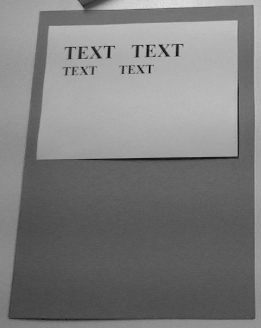
#> input picture examples/image_gray.png, 261 x 328 px
$ python example2.py   (older library calls are emulated)
#> lines starting #> are read from the running program, lines starting #| are printed output that depends on the picture
#> further down, image is the input picture: shape (328, 261); min 6, max 225, mean 124.5
### skgtimage/utils/quickshift.py
import numpy as np
import time
import skimage; from skimage import segmentation


def quickshift(image,ratio,mc=False,roi=None,verbose=False):
    """
    Apply quickshift segmentation to input image (within region of interest)

    :param image: input image
    :param ratio: ratio parameter considered in scikit-image quickshift
    :param mc: whether image is multi-component or not (color in our case)
    :param verbose:
    :return: labelled image (numpy array), where each label corresponds to a specific value
    """
#> called with ratio = 0.7, mc = False, verbose = False
    input_image=image
    if mc is False:
        input_image=np.dstack((image,image,image))

    t0=time.clock()
    label=skimage.segmentation.quickshift(input_image,ratio=ratio)
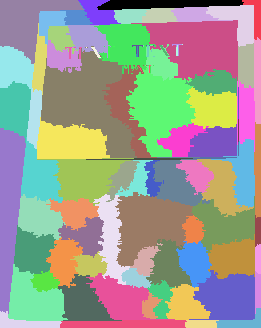
#> label: shape (328, 261) int64; 87 distinct labels, from 0 to 86; one colour per label, 0 black
    t1 = time.clock()
    if verbose:
        print("Cpu time (sec): " , t1-t0)

    if roi is not None:
        label+=1
        label=np.ma.array(label, mask=np.logical_not(roi)).filled(0)

    return label

### skgtimage/core/factory.py
import re,itertools
import numpy as np
import scipy as sp; from scipy import ndimage
import networkx as nx
from skgtimage.core.topology import topological_graph_from_regions
from skgtimage.core.photometry import photometric_graph_from_regions

def __analyze_sentence__(g,desc) :
    operators=re.findall('<|>|=',desc)
    operands=re.split('<|>|=',desc)
    multioperands=[ re.split(',',o) for o in operands]
    for operands in multioperands:
        for o in operands : g.add_node(o)
    for i in range(0,len(operators)):
        operator=operators[i]
        left_operands=multioperands[i]
        right_operands=multioperands[i+1]
        if operator == '<':
            for l,r in itertools.product(left_operands,right_operands):
                g.add_edge(l,r)
        elif operator == '=':
            for l,r in itertools.product(left_operands,right_operands):
                g.add_edge(l,r)
                g.add_edge(r,l)
        elif operator == '>':
            for l,r in itertools.product(left_operands,right_operands):
                g.add_edge(r,l)

def from_string(desc,g=None):
#> called with desc = 'text<paper<file'
    if g is None: g=nx.DiGraph()
    #Remove spaces
    nospace_desc=re.sub(' ','',desc)
    #Remove == -> =
    nospace_desc=re.sub('==','=',nospace_desc)
    #Split into sentences (separator is ';')
    descs=re.split(';',nospace_desc)
    #Analyze each sub-string
    for d in descs : __analyze_sentence__(g,d)
    #Return
    return g


# [81 lines left out: functions from_regions, from_labelled_image, manage_boundaries, labelled_image2regions, not called in this run]

### skgtimage/utils/recognition.py
from skgtimage.core.graph import relabel_nodes
from skgtimage.core.photometry import grey_levels
from skgtimage.core.filtering import size_filtering,merge_photometry_gray,merge_photometry_color
from skgtimage.core.isomorphism import common_subgraphisomorphisms
from skgtimage.core.criterion import best_common_subgraphisomorphism
from skgtimage.core.propagation import propagate
from skgtimage.core.factory import from_string,from_labelled_image
from skgtimage.core.background import remove_background
from skgtimage.utils.rag import rag_merge,rag_merge_until_commonisomorphism
from skgtimage.utils.color import rgb2chsv


import time
import copy
import numpy as np

class RecognitionException(Exception):
    def __init__(self,recognizer,message):
        self.recognizer=recognizer
        self.message=message

def recognize(image, label, t_desc, p_desc, mc=False, roi=None, min_size=None, bg=False, bound_thickness=0, rag=None, merge=None, verbose=False):
    """
        Compute and return identified regions, specified in qualitative descriptions (t_desc, p_desc), from the provided over-segmentation (label) of the image (image)

        :param image: input image (numpy array), can be 2D, 3D, grayscale, color
        :param label: input oversegmentation (numpy array)
        :param t_desc: description of inclusion relationships (string)
        :param p_desc: description of photometric relationships (string)
        :param mc: specifies if image is multi-component (True - color in our case) or not (False - grayscale).
        :param roi: region of interest (numpy array), corresponding to non zeros.
        :param min_size: minimum size (in pixels) of considered regions. Regions smaller than min_size are removed.
        :param bg: specifies whether background must be removed
        :param bound_thickness: thickness of the enveloppe surrounding the roi (if roi is not none)
        :param rag: if not None, a preliminary merging of photometrically similar neighboring regions is performed. The parameter specifies the similarity threshold (threshold the in merge_hierarchical function of scikit-image)
        :param merge: if not None, a preliminary merging of photometrically similar regions is performed (not necessarily neighboring regions). The parameter specifies the number of finally expected regions.
        :param verbose: if True, details of the procedure are printed
        :return: a mapping "id - regions" (python mapping type - dictionnary) and the object in charge of managing the entire procedure. "id" are names specified in the description (t_desc, p_desc), regions are "binary images" (numpy array). The object embedded many intermediate informations (e.g. graphs, isomorphisms,...)

    """
    #Create recognizer instance and trigger recognition
    recognizer = Recognizer(image, label, t_desc, p_desc, mc, roi, min_size, bg, bound_thickness, rag, merge, verbose)
    recognizer.process()
    #Retrieve regions and return them for external use not requiring 'recognizer'
    id2regions = {}
    if recognizer.relabelled_final_t_graph is not None:
        for n in recognizer.relabelled_final_t_graph.nodes():
            id2regions[n] = recognizer.relabelled_final_t_graph.get_region(n)
    return id2regions,recognizer


class Recognizer:
    def __init__(self, image,label, t_desc, p_desc,mc=False,roi=None,size_min=None,bg=False,bound_thickness=0,prerag=None,premnoragmerging=None,verbose=False):
        """

        :param image: input image (color or gray, nd)
        :param label: labelled image
        :param t_desc: string
        :param p_desc: string
        :param mc: True is color, False otherwise
        :param roi: region of interest
        :param bound_thickness: thickness of the boundary to be added (none if thickness is 0)
        """
        #Model
        self.t_desc,self.p_desc=t_desc,p_desc
        self.ref_t_graph,self.ref_p_graph=from_string(self.t_desc),from_string(self.p_desc)
        #Context
        self.mc=mc
        self.raw_image=image
        self.image=image
        if mc : #input color image
            self.image=0.2125*image[:,:,0]+ 0.7154*image[:,:,1]+0.0721*image[:,:,2]
        self.label=label
        self.spatial_dim=len(self.label.shape)
#> self.spatial_dim = 2
        #Optional elements
        self.roi=roi
        self.bound_thickness=bound_thickness
        self.size_min=size_min
        self.remove_background=bg
        self.verbose=verbose
        self.pre_ragmerging=prerag
        self.pre_photmerging=premnoragmerging
        # Produced intermediate labelling (simplification of the initial labelled image)
        self.label_pre_rag= None
        self.label_pre_photomerge = None
        # Produced intermediate operations (strings), labelled image and graphs
        self.intermediate_operations=[]
        self.intermediate_labels=[]
        self.intermediate_graphs=[]
        self.operation_step=0

        self.t_graph, self.p_graph = None, None  # Graphs for computing isomorphisms and merging, can be after rag, filt, background removal
        #Common isomorphisms and best isomorphism
        self.common_isomorphisms=None
        self.matching, self.eies=None,None
        #Merging
        self.ordered_merges=None
        #Final result
        self.final_t_graph,self.final_p_graph=None,None
        self.relabelled_final_t_graph, self.relabelled_final_p_graph = None, None
        #Runtimes
        self.action2runtime={}

    def preliminary_processing(self):

        if self.pre_ragmerging is not None:
            if self.verbose: print("Preprocessing: RAG merging")
            #self.label_pre_rag=np.copy(self.label)
            self.label=rag_merge(self.raw_image, self.label, self.pre_ragmerging, self.mc, self.roi)
            self.intermediate_operations+=[str(self.operation_step)+"_After_preliminary_RAG_merging"]
            self.intermediate_labels+= [np.copy(self.label)]
            self.intermediate_graphs+=[None]
            self.operation_step+=1


        if self.pre_photmerging is not None:
            if self.verbose: print("Preprocessing: Photometry merging")
            #self.label_pre_photomerge = np.copy(self.label)
            nb = len(grey_levels(self.label))
            times = nb - self.pre_photmerging
            if self.mc is True:
                tmp_chsv=rgb2chsv(self.raw_image)
                self.label = merge_photometry_color(tmp_chsv, self.label, self.roi, times, self.verbose)
            else:
                self.label = merge_photometry_gray(self.raw_image, self.label, times)

            self.intermediate_operations += [str(self.operation_step) + "_After_preliminary_Photometry_merging"]
            self.intermediate_labels += [np.copy(self.label)]
            self.intermediate_graphs += [None]
            self.operation_step += 1


    def process(self):
        #Initial status
        self.intermediate_operations+=[str(self.operation_step)+"_Initial"]
        self.intermediate_labels+= [np.copy(self.label)]
        self.intermediate_graphs+=[None]
        self.operation_step+=1

        #Step -1: preliminary rag merging (cut threshold)
        self.preliminary_processing()

        #Step 0: built graphs from label
        t0 = time.clock()
        self.t_graph, self.p_graph=from_labelled_image(self.image,self.label,self.roi,self.bound_thickness,self.bound_thickness)
        t1 = time.clock()
        self.action2runtime["Build."]=t1-t0

        self.intermediate_operations+=[str(self.operation_step)+"_Initial_graph"]
        self.intermediate_labels+= [np.copy(self.label)]
        self.intermediate_graphs+=[(copy.deepcopy(self.t_graph),copy.deepcopy(self.p_graph))]
        self.operation_step+=1

        #Step 1: merge adjacent region until at least one common isomorphism is found
        self.rag_merging()
        #Step 2: size filtering by removing region smaller than self.size_min (in pixels)
        if self.size_min is not None:
            self.filtering()
        #Step 3: remove background
        if self.remove_background:
            self.extract_from_background()
        #Step 4: compute common iso and best iso
        self.compute_common_iso()
        #Step 5: merge region and relabelled graph nodes to identify each expected region
        self.compute_merge()


    def build_graphs(self):
        self.t_graph, self.p_graph=from_labelled_image(self.image,self.label,self.roi,self.bound_thickness,self.bound_thickness)

    # [62 lines left out: functions rag_merging, filtering, extract_from_background, compute_common_iso, compute_merge, not called in this run]

### skgtimage/utils/rag.py
import numpy as np
from skgtimage.core.isomorphism import common_subgraphisomorphisms
from skimage.future import graph as skimage_graph
from skgtimage.core.factory import from_labelled_image


# [25 lines left out: function __weight_mean_color__, not called in this run]


def __merge_mean_color__(graph, src, dst):
    """
    From skimage
    Callback called before merging two nodes of a mean color distance graph.

    This method computes the mean color of `dst`.

    Parameters
    ----------
    graph : RAG
        The graph under consideration.
    src, dst : int
        The vertices in `graph` to be merged.
    """
    graph.node[dst]['total color'] += graph.node[src]['total color']
    graph.node[dst]['pixel count'] += graph.node[src]['pixel count']
    graph.node[dst]['mean color'] = (graph.node[dst]['total color'] / graph.node[dst]['pixel count'])

def rag_merge(image,labelled,threshold,mc=False,roi=None):

#> called with threshold = 20, mc = False
    rgb=image
    if mc == False:
        rgb = np.dstack((image, np.zeros(image.shape), np.zeros(image.shape)))
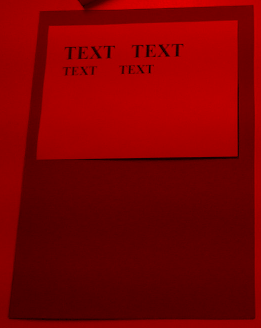
#> rgb: shape (328, 261, 3) float64; mean of channels 0, 1, 2 124.5, 0, 0; drawn as R, G, B
    #if type(rgb)==np.ma.MaskedArray:
    #    rgb=rgb.filled(0)
    if roi is not None:
        labelled=labelled+1
        labelled = np.ma.array(labelled, mask=np.logical_not(roi)).filled(0)

    # g = graph.rag_mean_color(image, label)
    rag = skimage_graph.rag_mean_color(rgb, labelled, mode='distance')
    labelled=skimage_graph.merge_hierarchical(labelled, rag, threshold,rag_copy=False,in_place_merge=True,merge_func=__merge_mean_color__,weight_func=__weight_mean_color__)  # 30 OK, 50 mieux)

    if roi is not None:
        labelled+=1
        labelled = np.ma.array(labelled, mask=np.logical_not(roi)).filled(0)
    return labelled

# [82 lines left out: functions rag_merge_candidates, rag2labelled, rag_merge_until_commonisomorphism, not called in this run]

### examples/example2.py
import os,sys; sys.path.append(os.path.abspath("../")) #for executation without having installed the package
import scipy as sp;from scipy.misc import imread,imsave
import skgtimage as skgti;from skgtimage.utils import quickshift,recognize
from skimage.segmentation import mark_boundaries

#A PRIORI KNOWLEDGE
inclusion="text<paper<file" #text is included within paper, itself included into file
photometry="text<file<paper" #text is darker than file, itself darker than paper

#INITIAL IMAGE
image=imread("image_gray.png")

#MEANSHIFT-BASED SEGMENTATION
print("Start segmentation...")
segmentation=quickshift(image,0.7)
print("Segmentation finished")

#INTERPRETATION (PROPOSED METHOD)
print("Start recognition...")
#> (the run stopped early here; a loop or call above may not have finished)
